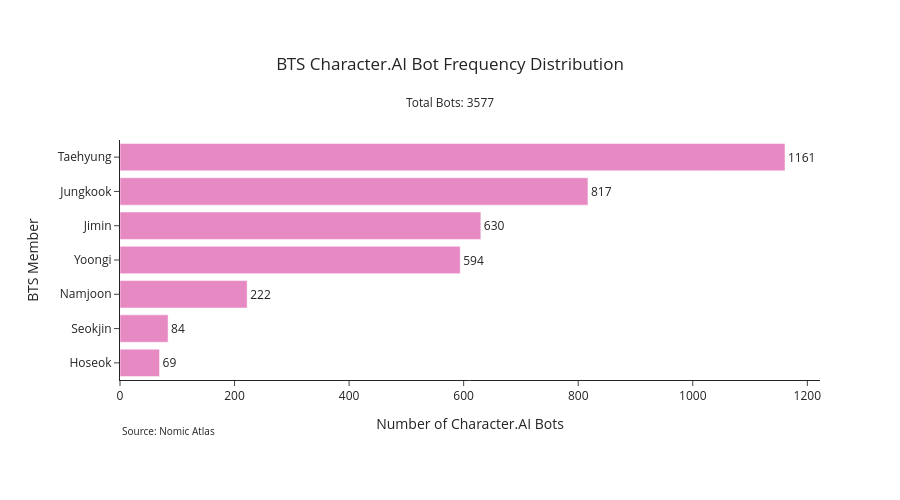

Notebook code cell kept with this figure:
### Markdown cell above
<a id="4.3"></a>


## 4.3 Number of BTS Bots 

Visualization of bot counts per BTS member to understand bot distribution across the band members in the corpus.

### Code cell
# Figure 02 - BTS bot frequency chart
BTS_FREQ_HTML = BOTS_FIGURES_PATH / "02_bts_bots_freq.html"
BTS_FREQ_PNG = BOTS_FIGURES_PATH / "02_bts_bots_freq.png"


# FIGURE 02: Horizontal Frequency Bar Chart

freq_df = (
    pd.DataFrame(
        counts.items(),
        columns=[
            "Member",
            "Bot Count"
        ]
    )
    .sort_values(
        "Bot Count",
        ascending=True
    )
)


fig = px.bar(
    freq_df,
    x="Bot Count",
    y="Member",
    orientation="h",
    text="Bot Count",
    color_discrete_sequence=[
        "#e78ac3"
    ]
)


fig.update_traces(
    textposition="outside"
)


fig.update_layout(

    title={
        "text":
        f"BTS Character.AI Bot Frequency Distribution<br><br><sup>Total Bots: {sum(counts.values())}</sup>",
        "x":0.5,
        "xanchor":"center"
    },

    xaxis_title=
    "Number of Character.AI Bots",

    yaxis_title=
    "BTS Member",

    template="simple_white",

    height=500,

    width=900,

    showlegend=False,

    margin=dict(
        l=120,
        r=80,
        t=140,
        b=120
    ),

    annotations=[

        dict(
            text="Source: Nomic Atlas",
            xref="paper",
            yref="paper",
            x=0,
            y=-0.25,
            showarrow=False,
            xanchor="left",
            font=dict(
                size=10
            )
        )

    ]
)


# Save interactive HTML
if BTS_FREQ_HTML.exists():

    print(
        f"Skipped existing HTML: {BTS_FREQ_HTML}"
    )

else:

    fig.write_html(
        BTS_FREQ_HTML,
        include_plotlyjs="cdn"
    )

    print(
        f"Saved HTML: {BTS_FREQ_HTML}"
    )


# Save high-resolution PNG
if BTS_FREQ_PNG.exists():

    print(
        f"Skipped existing PNG: {BTS_FREQ_PNG}"
    )

else:

    fig.write_image(
        BTS_FREQ_PNG,
        format="png",
        scale=3
    )

    print(
        f"Saved PNG: {BTS_FREQ_PNG}"
    )


# Display figure in notebook
display(
    HTML(
        "<h3>BTS Character.AI Bot Frequency</h3>"
    )
)

fig.show()

### Figure 1 — Plotly figure (JSON) as saved in the notebook; plotly's stock layout.template omitted (floating-point values rounded to 4 significant figures)
{"data": [{"hovertemplate": "Bot Count=%{text}<br>Member=%{y}<extra></extra>", "legendgroup": "", "marker": {"color": "#e78ac3", "pattern": {"shape": ""}}, "name": "", "orientation": "h", "showlegend": false, "text": [69.0, 84.0, 222.0, 594.0, 630.0, 817.0, 1161.0], "textposition": "outside", "type": "bar", "x": [69, 84, 222, 594, 630, 817, 1161], "xaxis": "x", "y": ["Hoseok", "Seokjin", "Namjoon", "Yoongi", "Jimin", "Jungkook", "Taehyung"], "yaxis": "y"}], "layout": {"annotations": [{"font": {"size": 10}, "showarrow": false, "text": "Source: Nomic Atlas", "x": 0, "xanchor": "left", "xref": "paper", "y": -0.25, "yref": "paper"}], "barmode": "relative", "height": 500, "legend": {"tracegroupgap": 0}, "margin": {"b": 120, "l": 120, "r": 80, "t": 140}, "showlegend": false, "title": {"text": "BTS Character.AI Bot Frequency Distribution<br><br><sup>Total Bots: 3577</sup>", "x": 0.5, "xanchor": "center"}, "width": 900, "xaxis": {"anchor": "y", "domain": [0, 1], "title": {"text": "Number of Character.AI Bots"}}, "yaxis": {"anchor": "x", "domain": [0, 1], "title": {"text": "BTS Member"}}}}
